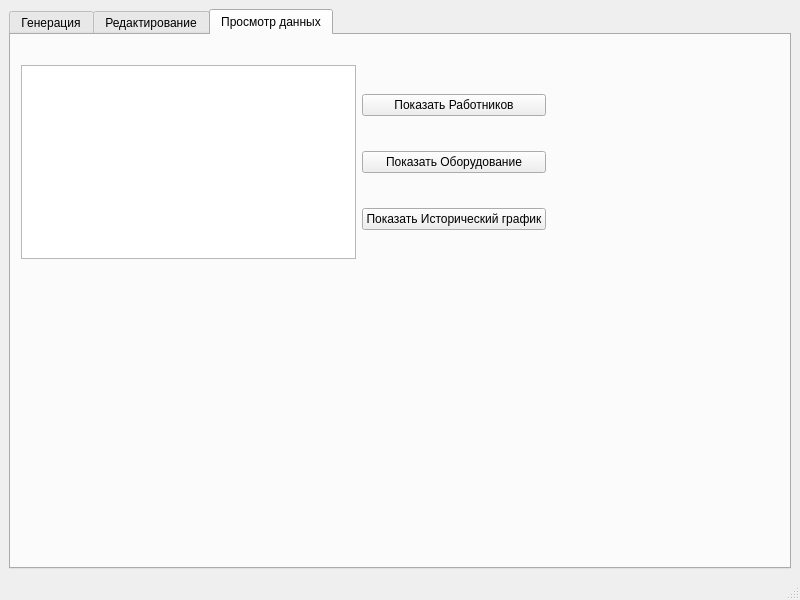
<?xml version="1.0" encoding="UTF-8"?>
<ui version="4.0">
 <class>MainWindow</class>
 <widget class="QMainWindow" name="MainWindow">
  <property name="geometry">
   <rect>
    <x>0</x>
    <y>0</y>
    <width>800</width>
    <height>600</height>
   </rect>
  </property>
  <property name="windowTitle">
   <string>MainWindow</string>
  </property>
  <widget class="QWidget" name="centralwidget">
   <layout class="QHBoxLayout" name="horizontalLayout_3">
    <item>
     <widget class="QTabWidget" name="tabWidget">
      <property name="currentIndex">
       <number>2</number>
      </property>
      <widget class="QWidget" name="tab">
       <attribute name="title">
        <string>Генерация</string>
       </attribute>
       <widget class="QWidget" name="">
        <property name="geometry">
         <rect>
          <x>10</x>
          <y>10</y>
          <width>531</width>
          <height>286</height>
         </rect>
        </property>
        <layout class="QVBoxLayout" name="verticalLayout_2">
         <item>
          <layout class="QHBoxLayout" name="horizontalLayout">
           <item>
            <widget class="QLabel" name="label">
             <property name="text">
              <string>Выберите неделю для генерации:</string>
             </property>
            </widget>
           </item>
           <item>
            <widget class="QSpinBox" name="week_spinbox"/>
           </item>
           <item>
            <widget class="QPushButton" name="generate_button">
             <property name="text">
              <string>ЗАПУСТИТЬ ГЕНЕРАЦИЮ</string>
             </property>
            </widget>
           </item>
          </layout>
         </item>
         <item>
          <widget class="QGroupBox" name="groupBox">
           <property name="title">
            <string>Результаты</string>
           </property>
           <layout class="QVBoxLayout" name="verticalLayout">
            <item>
             <layout class="QHBoxLayout" name="horizontalLayout_2">
              <item>
               <widget class="QTableView" name="results_table"/>
              </item>
              <item>
               <widget class="QPushButton" name="save_buttonpush">
                <property name="text">
                 <string>Сохранить в CSV</string>
                </property>
               </widget>
              </item>
             </layout>
            </item>
           </layout>
          </widget>
         </item>
        </layout>
       </widget>
      </widget>
      <widget class="QWidget" name="tab_2">
       <attribute name="title">
        <string>Редактирование</string>
       </attribute>
       <widget class="QWidget" name="">
        <property name="geometry">
         <rect>
          <x>60</x>
          <y>20</y>
          <width>488</width>
          <height>74</height>
         </rect>
        </property>
        <layout class="QVBoxLayout" name="verticalLayout_3">
         <item>
          <layout class="QHBoxLayout" name="horizontalLayout_4">
           <item>
            <widget class="QLabel" name="label_2">
             <property name="text">
              <string>Ручное назначение перед генерацией</string>
             </property>
            </widget>
           </item>
           <item>
            <widget class="QPushButton" name="pre_assign_button">
             <property name="text">
              <string>Настроить</string>
             </property>
            </widget>
           </item>
          </layout>
         </item>
         <item>
          <layout class="QHBoxLayout" name="horizontalLayout_5">
           <item>
            <widget class="QLabel" name="label_3">
             <property name="text">
              <string>Редактирование сгенерированного графика</string>
             </property>
            </widget>
           </item>
           <item>
            <widget class="QPushButton" name="edit_button">
             <property name="text">
              <string>Редактировать</string>
             </property>
            </widget>
           </item>
          </layout>
         </item>
        </layout>
       </widget>
      </widget>
      <widget class="QWidget" name="tab_3">
       <attribute name="title">
        <string>Просмотр данных</string>
       </attribute>
       <widget class="QWidget" name="">
        <property name="geometry">
         <rect>
          <x>10</x>
          <y>30</y>
          <width>525</width>
          <height>194</height>
         </rect>
        </property>
        <layout class="QHBoxLayout" name="horizontalLayout_6">
         <item>
          <widget class="QTableView" name="data_view_table"/>
         </item>
         <item>
          <layout class="QVBoxLayout" name="verticalLayout_4">
           <item>
            <widget class="QPushButton" name="view_workers_button">
             <property name="text">
              <string>Показать Работников</string>
             </property>
            </widget>
           </item>
           <item>
            <widget class="QPushButton" name="view_equipment_button">
             <property name="text">
              <string>Показать Оборудование</string>
             </property>
            </widget>
           </item>
           <item>
            <widget class="QPushButton" name="view_history_button">
             <property name="text">
              <string>Показать Исторический график</string>
             </property>
            </widget>
           </item>
          </layout>
         </item>
        </layout>
       </widget>
      </widget>
     </widget>
    </item>
   </layout>
  </widget>
  <widget class="QMenuBar" name="menubar">
   <property name="geometry">
    <rect>
     <x>0</x>
     <y>0</y>
     <width>800</width>
     <height>28</height>
    </rect>
   </property>
  </widget>
  <widget class="QStatusBar" name="statusbar"/>
 </widget>
 <resources/>
 <connections/>
</ui>
